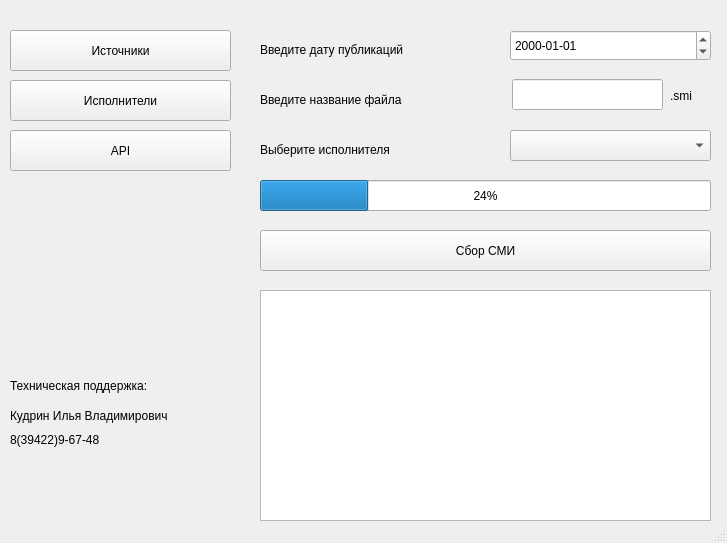
<?xml version="1.0" encoding="UTF-8"?>
<ui version="4.0">
 <class>MainWindow</class>
 <widget class="QMainWindow" name="MainWindow">
  <property name="geometry">
   <rect>
    <x>0</x>
    <y>0</y>
    <width>727</width>
    <height>543</height>
   </rect>
  </property>
  <property name="windowTitle">
   <string>Сбор-SN</string>
  </property>
  <widget class="QWidget" name="centralwidget">
   <widget class="QPushButton" name="pushButton">
    <property name="geometry">
     <rect>
      <x>260</x>
      <y>230</y>
      <width>451</width>
      <height>41</height>
     </rect>
    </property>
    <property name="styleSheet">
     <string notr="true">font: 14pt &quot;MS Shell Dlg 2&quot;;</string>
    </property>
    <property name="text">
     <string>Сбор СМИ</string>
    </property>
   </widget>
   <widget class="QDateEdit" name="dateEdit">
    <property name="geometry">
     <rect>
      <x>510</x>
      <y>30</y>
      <width>201</width>
      <height>31</height>
     </rect>
    </property>
    <property name="styleSheet">
     <string notr="true">font: 14pt &quot;MS Shell Dlg 2&quot;;</string>
    </property>
    <property name="displayFormat">
     <string>yyyy-MM-dd</string>
    </property>
   </widget>
   <widget class="QLineEdit" name="lineEdit">
    <property name="geometry">
     <rect>
      <x>512</x>
      <y>79</y>
      <width>151</width>
      <height>31</height>
     </rect>
    </property>
    <property name="styleSheet">
     <string notr="true">font: 14pt &quot;MS Shell Dlg 2&quot;;</string>
    </property>
   </widget>
   <widget class="QComboBox" name="comboBox">
    <property name="geometry">
     <rect>
      <x>510</x>
      <y>130</y>
      <width>201</width>
      <height>31</height>
     </rect>
    </property>
    <property name="styleSheet">
     <string notr="true">font: 14pt &quot;MS Shell Dlg 2&quot;;</string>
    </property>
   </widget>
   <widget class="QLabel" name="label">
    <property name="geometry">
     <rect>
      <x>670</x>
      <y>80</y>
      <width>47</width>
      <height>31</height>
     </rect>
    </property>
    <property name="styleSheet">
     <string notr="true">font: 14pt &quot;MS Shell Dlg 2&quot;;</string>
    </property>
    <property name="text">
     <string>.smi</string>
    </property>
   </widget>
   <widget class="QLabel" name="label_2">
    <property name="geometry">
     <rect>
      <x>260</x>
      <y>40</y>
      <width>241</width>
      <height>20</height>
     </rect>
    </property>
    <property name="styleSheet">
     <string notr="true">font: 14pt &quot;MS Shell Dlg 2&quot;;</string>
    </property>
    <property name="text">
     <string>Введите дату публикаций</string>
    </property>
   </widget>
   <widget class="QLabel" name="label_3">
    <property name="geometry">
     <rect>
      <x>260</x>
      <y>90</y>
      <width>241</width>
      <height>20</height>
     </rect>
    </property>
    <property name="styleSheet">
     <string notr="true">font: 14pt &quot;MS Shell Dlg 2&quot;;</string>
    </property>
    <property name="text">
     <string>Введите название файла</string>
    </property>
   </widget>
   <widget class="QLabel" name="label_4">
    <property name="geometry">
     <rect>
      <x>260</x>
      <y>140</y>
      <width>241</width>
      <height>20</height>
     </rect>
    </property>
    <property name="styleSheet">
     <string notr="true">font: 14pt &quot;MS Shell Dlg 2&quot;;</string>
    </property>
    <property name="text">
     <string>Выберите исполнителя</string>
    </property>
   </widget>
   <widget class="QProgressBar" name="progressBar">
    <property name="geometry">
     <rect>
      <x>260</x>
      <y>180</y>
      <width>451</width>
      <height>31</height>
     </rect>
    </property>
    <property name="value">
     <number>24</number>
    </property>
   </widget>
   <widget class="QTextBrowser" name="textBrowser">
    <property name="geometry">
     <rect>
      <x>260</x>
      <y>290</y>
      <width>451</width>
      <height>231</height>
     </rect>
    </property>
   </widget>
   <widget class="QPushButton" name="pushButton_2">
    <property name="geometry">
     <rect>
      <x>10</x>
      <y>30</y>
      <width>221</width>
      <height>41</height>
     </rect>
    </property>
    <property name="styleSheet">
     <string notr="true">font: 14pt &quot;MS Shell Dlg 2&quot;;</string>
    </property>
    <property name="text">
     <string>Источники</string>
    </property>
   </widget>
   <widget class="QPushButton" name="pushButton_3">
    <property name="geometry">
     <rect>
      <x>10</x>
      <y>80</y>
      <width>221</width>
      <height>41</height>
     </rect>
    </property>
    <property name="styleSheet">
     <string notr="true">font: 14pt &quot;MS Shell Dlg 2&quot;;</string>
    </property>
    <property name="text">
     <string>Исполнители</string>
    </property>
   </widget>
   <widget class="QPushButton" name="pushButton_4">
    <property name="geometry">
     <rect>
      <x>10</x>
      <y>130</y>
      <width>221</width>
      <height>41</height>
     </rect>
    </property>
    <property name="styleSheet">
     <string notr="true">font: 14pt &quot;MS Shell Dlg 2&quot;;</string>
    </property>
    <property name="text">
     <string>API</string>
    </property>
   </widget>
   <widget class="QLabel" name="label_5">
    <property name="geometry">
     <rect>
      <x>10</x>
      <y>400</y>
      <width>261</width>
      <height>31</height>
     </rect>
    </property>
    <property name="styleSheet">
     <string notr="true">font: 14pt &quot;MS Shell Dlg 2&quot;;
font: 12pt &quot;MS Shell Dlg 2&quot;;</string>
    </property>
    <property name="text">
     <string>Кудрин Илья Владимирович</string>
    </property>
   </widget>
   <widget class="QLabel" name="label_6">
    <property name="geometry">
     <rect>
      <x>10</x>
      <y>430</y>
      <width>141</width>
      <height>20</height>
     </rect>
    </property>
    <property name="styleSheet">
     <string notr="true">font: 12pt &quot;MS Shell Dlg 2&quot;;</string>
    </property>
    <property name="text">
     <string>8(39422)9-67-48</string>
    </property>
   </widget>
   <widget class="QLabel" name="label_7">
    <property name="geometry">
     <rect>
      <x>10</x>
      <y>375</y>
      <width>231</width>
      <height>21</height>
     </rect>
    </property>
    <property name="styleSheet">
     <string notr="true">font: 14pt &quot;MS Shell Dlg 2&quot;;</string>
    </property>
    <property name="text">
     <string>Техническая поддержка:</string>
    </property>
   </widget>
  </widget>
  <widget class="QStatusBar" name="statusbar"/>
 </widget>
 <resources/>
 <connections/>
</ui>
